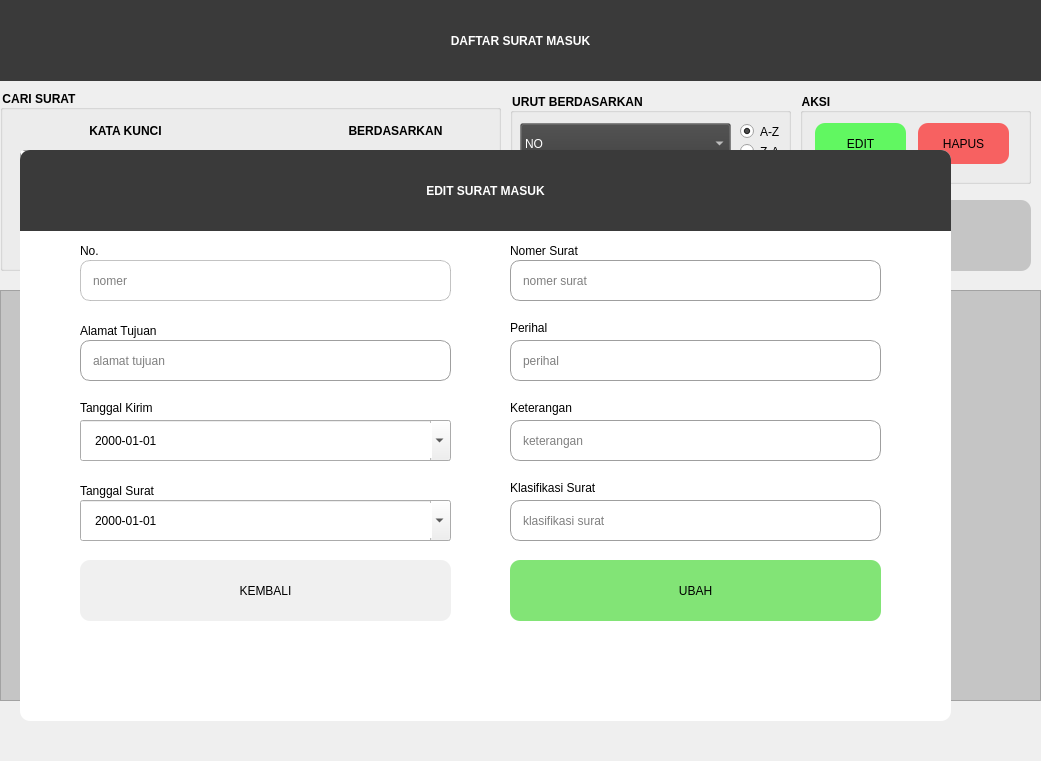
   <widget class="QWidget" name="dashboard" native="true">
    <property name="enabled">
     <bool>true</bool>
    </property>
    <property name="geometry">
     <rect>
      <x>320</x>
      <y>0</y>
      <width>1041</width>
      <height>761</height>
     </rect>
    </property>
    <property name="styleSheet">
     <string notr="true">QWidget#dashboard{
	background-color: #ffffff;
}</string>
    </property>
    <widget class="QLabel" name="skh1_2">
     <property name="geometry">
      <rect>
       <x>0</x>
       <y>0</y>
       <width>1041</width>
       <height>81</height>
      </rect>
     </property>
     <property name="styleSheet">
      <string notr="true">QLabel#skh1_2{
	background-color: rgb(58,58,58);
	color: #ffffff;
	font: 30pt &quot;Comic Sans MS&quot;;
	font-weight: bold;
}</string>
     </property>
     <property name="text">
      <string>DAFTAR SURAT MASUK</string>
     </property>
     <property name="alignment">
      <set>Qt::AlignCenter</set>
     </property>
    </widget>
    <widget class="QTableView" name="sktabelsmasuk">
     <property name="geometry">
      <rect>
       <x>0</x>
       <y>290</y>
       <width>1041</width>
       <height>411</height>
      </rect>
     </property>
     <property name="sizePolicy">
      <sizepolicy hsizetype="Expanding" vsizetype="Expanding">
       <horstretch>0</horstretch>
       <verstretch>0</verstretch>
      </sizepolicy>
     </property>
     <property name="cursor" stdset="0">
      <cursorShape>PointingHandCursor</cursorShape>
     </property>
     <property name="styleSheet">
      <string notr="true">QTableView#sktabelsmasuk{
background-color: rgba(58,58,58,60);
	font: 8pt &quot;Comic Sans MS&quot;;
}</string>
     </property>
     <property name="frameShape">
      <enum>QFrame::StyledPanel</enum>
     </property>
     <property name="frameShadow">
      <enum>QFrame::Sunken</enum>
     </property>
     <property name="verticalScrollBarPolicy">
      <enum>Qt::ScrollBarAsNeeded</enum>
     </property>
     <property name="sizeAdjustPolicy">
      <enum>QAbstractScrollArea::AdjustIgnored</enum>
     </property>
     <property name="editTriggers">
      <set>QAbstractItemView::SelectedClicked</set>
     </property>
     <property name="tabKeyNavigation">
      <bool>false</bool>
     </property>
     <property name="showDropIndicator" stdset="0">
      <bool>false</bool>
     </property>
     <property name="dragDropOverwriteMode">
      <bool>false</bool>
     </property>
     <property name="selectionMode">
      <enum>QAbstractItemView::MultiSelection</enum>
     </property>
     <property name="selectionBehavior">
      <enum>QAbstractItemView::SelectRows</enum>
     </property>
     <property name="textElideMode">
      <enum>Qt::ElideNone</enum>
     </property>
     <property name="showGrid">
      <bool>true</bool>
     </property>
     <property name="gridStyle">
      <enum>Qt::SolidLine</enum>
     </property>
     <property name="sortingEnabled">
      <bool>false</bool>
     </property>
     <property name="wordWrap">
      <bool>true</bool>
     </property>
    </widget>
    <widget class="QGroupBox" name="skgroupBox">
     <property name="geometry">
      <rect>
       <x>0</x>
       <y>90</y>
       <width>501</width>
       <height>181</height>
      </rect>
     </property>
     <property name="styleSheet">
      <string notr="true">QGroupBox#skgroupBox{
	font: 14pt &quot;Comic Sans MS&quot;;
	font-weight: bold;
}</string>
     </property>
     <property name="title">
      <string>CARI SURAT</string>
     </property>
     <widget class="QComboBox" name="skkategori">
      <property name="geometry">
       <rect>
        <x>320</x>
        <y>60</y>
        <width>151</width>
        <height>41</height>
       </rect>
      </property>
      <property name="cursor">
       <cursorShape>PointingHandCursor</cursorShape>
      </property>
      <property name="styleSheet">
       <string notr="true">QComboBox#skkategori{
	background-color: rgba(58,58,58,60);
	color: #ffffff;
	font: 12pt &quot;Comic Sans MS&quot;;
}</string>
      </property>
      <property name="currentText">
       <string>NO</string>
      </property>
      <property name="maxCount">
       <number>10</number>
      </property>
      <item>
       <property name="text">
        <string>NO</string>
       </property>
      </item>
      <item>
       <property name="text">
        <string>ALAMAT TUJUAN</string>
       </property>
      </item>
      <item>
       <property name="text">
        <string>TANGGAL KIRIM</string>
       </property>
      </item>
      <item>
       <property name="text">
        <string>TANGGAL SURAT</string>
       </property>
      </item>
      <item>
       <property name="text">
        <string>NOMOR SURAT</string>
       </property>
      </item>
      <item>
       <property name="text">
        <string>PERIHAL</string>
       </property>
      </item>
      <item>
       <property name="text">
        <string>KETERANGAN</string>
       </property>
      </item>
      <item>
       <property name="text">
        <string>KLASIFIKASI SURAT</string>
       </property>
      </item>
     </widget>
     <widget class="QLabel" name="skkategorilabel">
      <property name="geometry">
       <rect>
        <x>320</x>
        <y>30</y>
        <width>151</width>
        <height>21</height>
       </rect>
      </property>
      <property name="styleSheet">
       <string notr="true">QLabel#skkategorilabel{
	font: 12pt &quot;Comic Sans MS&quot;;
font-weight: 700;
}</string>
      </property>
      <property name="text">
       <string>BERDASARKAN</string>
      </property>
      <property name="alignment">
       <set>Qt::AlignCenter</set>
      </property>
     </widget>
     <widget class="QLabel" name="skkatakuncilabel">
      <property name="geometry">
       <rect>
        <x>50</x>
        <y>30</y>
        <width>151</width>
        <height>21</height>
       </rect>
      </property>
      <property name="styleSheet">
       <string notr="true">QLabel#skkatakuncilabel{
	font: 12pt &quot;Comic Sans MS&quot;;
font-weight: 700;
}</string>
      </property>
      <property name="text">
       <string>KATA KUNCI</string>
      </property>
      <property name="alignment">
       <set>Qt::AlignCenter</set>
      </property>
     </widget>
     <widget class="QPushButton" name="skcari">
      <property name="geometry">
       <rect>
        <x>20</x>
        <y>110</y>
        <width>451</width>
        <height>31</height>
       </rect>
      </property>
      <property name="cursor">
       <cursorShape>PointingHandCursor</cursorShape>
      </property>
      <property name="styleSheet">
       <string notr="true">QPushButton#skcari{
	background-color: rgba(58,58,58,60);
	color: #ffffff;
	border-radius: 10px;
color: #ffffff;
	font: 14pt &quot;Comic Sans MS&quot;;
}</string>
      </property>
      <property name="text">
       <string>CARI</string>
      </property>
     </widget>
     <widget class="QTextEdit" name="skkwtextedit">
      <property name="geometry">
       <rect>
        <x>20</x>
        <y>60</y>
        <width>291</width>
        <height>41</height>
       </rect>
      </property>
      <property name="styleSheet">
       <string notr="true">QTextEdit#skkwtextedit{
	border-radius: 5px;
	border: 1px solid #9f9f9f;
	font: 10pt &quot;Comic Sans MS&quot;;
}</string>
      </property>
      <property name="placeholderText">
       <string>MASUKKAN KATA KUNCI</string>
      </property>
     </widget>
     <widget class="QLabel" name="sksearchresult">
      <property name="geometry">
       <rect>
        <x>20</x>
        <y>140</y>
        <width>451</width>
        <height>31</height>
       </rect>
      </property>
      <property name="styleSheet">
       <string notr="true">QLabel#sksearchresult{
	color: #ff0000;
	font: 10pt &quot;Comic Sans MS&quot;;
}</string>
      </property>
      <property name="text">
       <string/>
      </property>
      <property name="alignment">
       <set>Qt::AlignCenter</set>
      </property>
     </widget>
    </widget>
    <widget class="QGroupBox" name="skgroupBox_2">
     <property name="geometry">
      <rect>
       <x>510</x>
       <y>93</y>
       <width>281</width>
       <height>91</height>
      </rect>
     </property>
     <property name="styleSheet">
      <string notr="true">QGroupBox#skgroupBox_2{
	font: 12pt &quot;Comic Sans MS&quot;;
	font-weight: bold;
}</string>
     </property>
     <property name="title">
      <string>URUT BERDASARKAN</string>
     </property>
     <widget class="QComboBox" name="skurutkan">
      <property name="geometry">
       <rect>
        <x>10</x>
        <y>30</y>
        <width>211</width>
        <height>41</height>
       </rect>
      </property>
      <property name="cursor">
       <cursorShape>PointingHandCursor</cursorShape>
      </property>
      <property name="styleSheet">
       <string notr="true">QComboBox#skurutkan{
	background-color: rgba(58,58,58,60);
	color: #ffffff;
	font: 12pt &quot;Comic Sans MS&quot;;
}</string>
      </property>
      <item>
       <property name="text">
        <string>NO</string>
       </property>
      </item>
      <item>
       <property name="text">
        <string>ALAMAT TUJUAN</string>
       </property>
      </item>
      <item>
       <property name="text">
        <string>TANGGAL KIRIM</string>
       </property>
      </item>
      <item>
       <property name="text">
        <string>TANGGAL SURAT</string>
       </property>
      </item>
      <item>
       <property name="text">
        <string>NO SURAT</string>
       </property>
      </item>
      <item>
       <property name="text">
        <string>PERIHAL</string>
       </property>
      </item>
      <item>
       <property name="text">
        <string>KETERANGAN</string>
       </property>
      </item>
      <item>
       <property name="text">
        <string>KLASIFIKASI SURAT</string>
       </property>
      </item>
     </widget>
     <widget class="QRadioButton" name="skaz">
      <property name="geometry">
       <rect>
        <x>230</x>
        <y>30</y>
        <width>61</width>
        <height>17</height>
       </rect>
      </property>
      <property name="cursor">
       <cursorShape>PointingHandCursor</cursorShape>
      </property>
      <property name="styleSheet">
       <string notr="true">QRadioButton#skaz{
font: 8pt &quot;Comic Sans MS&quot;;
}</string>
      </property>
      <property name="text">
       <string>A-Z</string>
      </property>
      <property name="checked">
       <bool>true</bool>
      </property>
     </widget>
     <widget class="QRadioButton" name="skza">
      <property name="geometry">
       <rect>
        <x>230</x>
        <y>50</y>
        <width>82</width>
        <height>17</height>
       </rect>
      </property>
      <property name="cursor">
       <cursorShape>PointingHandCursor</cursorShape>
      </property>
      <property name="styleSheet">
       <string notr="true">QRadioButton#skza{
font: 8pt &quot;Comic Sans MS&quot;;
}</string>
      </property>
      <property name="text">
       <string>Z-A</string>
      </property>
     </widget>
    </widget>
    <widget class="QGroupBox" name="skgroupBox_3">
     <property name="geometry">
      <rect>
       <x>800</x>
       <y>93</y>
       <width>231</width>
       <height>91</height>
      </rect>
     </property>
     <property name="styleSheet">
      <string notr="true">QGroupBox#skgroupBox_3{
	font: 12pt &quot;Comic Sans MS&quot;;
	font-weight: bold;
}</string>
     </property>
     <property name="title">
      <string>AKSI</string>
     </property>
     <widget class="QPushButton" name="skedit">
      <property name="geometry">
       <rect>
        <x>15</x>
        <y>30</y>
        <width>91</width>
        <height>41</height>
       </rect>
      </property>
      <property name="cursor">
       <cursorShape>PointingHandCursor</cursorShape>
      </property>
      <property name="styleSheet">
       <string notr="true">QPushButton#skedit{
	border-radius: 10px;
	background-color: rgba(0,255,0, 150);	
	font: 13pt &quot;Comic Sans MS&quot;;
}</string>
      </property>
      <property name="text">
       <string>EDIT</string>
      </property>
     </widget>
     <widget class="QPushButton" name="skhapus">
      <property name="geometry">
       <rect>
        <x>118</x>
        <y>30</y>
        <width>91</width>
        <height>41</height>
       </rect>
      </property>
      <property name="cursor">
       <cursorShape>PointingHandCursor</cursorShape>
      </property>
      <property name="styleSheet">
       <string notr="true">QPushButton#skhapus{
	border-radius: 10px;
	background-color: rgba(255,0,0, 150);	
	font: 13pt &quot;Comic Sans MS&quot;;
}</string>
      </property>
      <property name="text">
       <string>HAPUS</string>
      </property>
     </widget>
    </widget>
    <widget class="QPushButton" name="skrefresh">
     <property name="geometry">
      <rect>
       <x>510</x>
       <y>200</y>
       <width>521</width>
       <height>71</height>
      </rect>
     </property>
     <property name="cursor">
      <cursorShape>PointingHandCursor</cursorShape>
     </property>
     <property name="styleSheet">
      <string notr="true">QPushButton#skrefresh{
	border-radius: 10px;
	background-color: rgba(58,58,58,60);
	color: #ffffff;
	font: 20pt &quot;Comic Sans MS&quot;;
	font-weight: bold;
}</string>
     </property>
     <property name="text">
      <string>REFRESH</string>
     </property>
    </widget>
    <widget class="QLabel" name="information">
     <property name="geometry">
      <rect>
       <x>0</x>
       <y>710</y>
       <width>1041</width>
       <height>51</height>
      </rect>
     </property>
     <property name="styleSheet">
      <string notr="true">QLabel#information{
font: 16pt &quot;Comic Sans MS&quot;;
color: #00ff00;
font-weight: bold;
}</string>
     </property>
     <property name="text">
      <string/>
     </property>
     <property name="alignment">
      <set>Qt::AlignCenter</set>
     </property>
    </widget>
    <widget class="QWidget" name="skeditwidget" native="true">
     <property name="geometry">
      <rect>
       <x>20</x>
       <y>150</y>
       <width>931</width>
       <height>571</height>
      </rect>
     </property>
     <property name="styleSheet">
      <string notr="true">QWidget#skeditwidget{
	background-color: #ffffff;
	border-radius: 10px;
}</string>
     </property>
     <widget class="QLabel" name="skh1">
      <property name="geometry">
       <rect>
        <x>0</x>
        <y>0</y>
        <width>931</width>
        <height>81</height>
       </rect>
      </property>
      <property name="styleSheet">
       <string notr="true">QLabel#skh1{
	background-color: rgb(58,58,58);
	color: #ffffff;
	font: 30pt &quot;Comic Sans MS&quot;;
	font-weight: bold;
	border-top-left-radius: 10px;
	border-top-right-radius: 10px;
}</string>
      </property>
      <property name="text">
       <string>EDIT SURAT MASUK</string>
      </property>
      <property name="alignment">
       <set>Qt::AlignCenter</set>
      </property>
     </widget>
     <widget class="QLabel" name="sklabel_10">
      <property name="geometry">
       <rect>
        <x>490</x>
        <y>330</y>
        <width>151</width>
        <height>16</height>
       </rect>
      </property>
      <property name="styleSheet">
       <string notr="true">QLabel#sklabel_10{
	font: 10pt &quot;Comic Sans MS&quot;;
}</string>
      </property>
      <property name="text">
       <string>Klasifikasi Surat</string>
      </property>
     </widget>
     <widget class="QDateEdit" name="skedittglkirim">
      <property name="geometry">
       <rect>
        <x>60</x>
        <y>270</y>
        <width>371</width>
        <height>41</height>
       </rect>
      </property>
      <property name="styleSheet">
       <string notr="true">QDateEdit#skedittglkirim{
	font: 10pt &quot;Comic Sans MS&quot;;
	padding-left: 10px;
}</string>
      </property>
      <property name="buttonSymbols">
       <enum>QAbstractSpinBox::NoButtons</enum>
      </property>
      <property name="displayFormat">
       <string>yyyy-MM-dd</string>
      </property>
      <property name="calendarPopup">
       <bool>true</bool>
      </property>
     </widget>
     <widget class="QLabel" name="sklabel">
      <property name="geometry">
       <rect>
        <x>60</x>
        <y>90</y>
        <width>71</width>
        <height>21</height>
       </rect>
      </property>
      <property name="styleSheet">
       <string notr="true">QLabel#sklabel{
	font: 10pt &quot;Comic Sans MS&quot;;
}</string>
      </property>
      <property name="text">
       <string>No.</string>
      </property>
     </widget>
     <widget class="QLabel" name="sklabel_2">
      <property name="geometry">
       <rect>
        <x>60</x>
        <y>250</y>
        <width>111</width>
        <height>16</height>
       </rect>
      </property>
      <property name="styleSheet">
       <string notr="true">QLabel#sklabel_2{
	font: 10pt &quot;Comic Sans MS&quot;;
}</string>
      </property>
      <property name="text">
       <string>Tanggal Kirim</string>
      </property>
     </widget>
     <widget class="QLineEdit" name="skeditnosurat">
      <property name="geometry">
       <rect>
        <x>490</x>
        <y>110</y>
        <width>371</width>
        <height>41</height>
       </rect>
      </property>
      <property name="styleSheet">
       <string notr="true">QLineEdit#skeditnosurat{
	border-radius: 10px;
	border: 1px solid #9f9f9f;
	font: 12pt &quot;Comic Sans MS&quot;;
	padding-left: 10px;
}
QLineEdit#skeditnosurat:hover{
	border: 1px solid #000000;
}</string>
      </property>
      <property name="placeholderText">
       <string>nomer surat</string>
      </property>
     </widget>
     <widget class="QLineEdit" name="skeditklasifikasi">
      <property name="geometry">
       <rect>
        <x>490</x>
        <y>350</y>
        <width>371</width>
        <height>41</height>
       </rect>
      </property>
      <property name="styleSheet">
       <string notr="true">QLineEdit#skeditklasifikasi{
	border-radius: 10px;
	border: 1px solid #9f9f9f;
	font: 12pt &quot;Comic Sans MS&quot;;
	padding-left: 10px;
}
QLineEdit#skeditklasifikasi:hover{
	border: 1px solid #000000;
}</string>
      </property>
      <property name="placeholderText">
       <string>klasifikasi surat</string>
      </property>
     </widget>
     <widget class="QLineEdit" name="skeditperihal">
      <property name="geometry">
       <rect>
        <x>490</x>
        <y>190</y>
        <width>371</width>
        <height>41</height>
       </rect>
      </property>
      <property name="styleSheet">
       <string notr="true">QLineEdit#skeditperihal{
	border-radius: 10px;
	border: 1px solid #9f9f9f;
	font: 12pt &quot;Comic Sans MS&quot;;
	padding-left: 10px;
}
QLineEdit#skeditperihal:hover{
	border: 1px solid #000000;
}</string>
      </property>
      <property name="placeholderText">
       <string>perihal</string>
      </property>
     </widget>
     <widget class="QLabel" name="sklabel_3">
      <property name="geometry">
       <rect>
        <x>60</x>
        <y>170</y>
        <width>121</width>
        <height>21</height>
       </rect>
      </property>
      <property name="styleSheet">
       <string notr="true">QLabel#sklabel_3{
	font: 10pt &quot;Comic Sans MS&quot;;
}</string>
      </property>
      <property name="text">
       <string>Alamat Tujuan</string>
      </property>
     </widget>
     <widget class="QPushButton" name="skeditbtnubah">
      <property name="geometry">
       <rect>
        <x>490</x>
        <y>410</y>
        <width>371</width>
        <height>61</height>
       </rect>
      </property>
      <property name="cursor">
       <cursorShape>PointingHandCursor</cursorShape>
      </property>
      <property name="styleSheet">
       <string notr="true">QPushButton#skeditbtnubah{
	border-radius: 10px;
	background-color: rgb(130, 228, 118);
	font: 20pt &quot;Comic Sans MS&quot;;
}
QPushButton#skeditbtnubah:hover{
	background-color: rgb(122, 213, 110);
}</string>
      </property>
      <property name="text">
       <string>UBAH</string>
      </property>
     </widget>
     <widget class="QLabel" name="sklabel_4">
      <property name="geometry">
       <rect>
        <x>490</x>
        <y>170</y>
        <width>61</width>
        <height>16</height>
       </rect>
      </property>
      <property name="styleSheet">
       <string notr="true">QLabel#sklabel_4{
	font: 10pt &quot;Comic Sans MS&quot;;
}</string>
      </property>
      <property name="text">
       <string>Perihal</string>
      </property>
     </widget>
     <widget class="QDateEdit" name="skedittglsurat">
      <property name="geometry">
       <rect>
        <x>60</x>
        <y>350</y>
        <width>371</width>
        <height>41</height>
       </rect>
      </property>
      <property name="styleSheet">
       <string notr="true">QDateEdit#skedittglsurat{
	font: 10pt &quot;Comic Sans MS&quot;;
	padding-left: 10px;
}</string>
      </property>
      <property name="buttonSymbols">
       <enum>QAbstractSpinBox::NoButtons</enum>
      </property>
      <property name="displayFormat">
       <string>yyyy-MM-dd</string>
      </property>
      <property name="calendarPopup">
       <bool>true</bool>
      </property>
     </widget>
     <widget class="QLabel" name="sklabel_6">
      <property name="geometry">
       <rect>
        <x>490</x>
        <y>90</y>
        <width>121</width>
        <height>21</height>
       </rect>
      </property>
      <property name="styleSheet">
       <string notr="true">QLabel#sklabel_6{
	font: 10pt &quot;Comic Sans MS&quot;;
}</string>
      </property>
      <property name="text">
       <string>Nomer Surat</string>
      </property>
     </widget>
     <widget class="QLabel" name="sklabel_7">
      <property name="geometry">
       <rect>
        <x>490</x>
        <y>250</y>
        <width>91</width>
        <height>16</height>
       </rect>
      </property>
      <property name="styleSheet">
       <string notr="true">QLabel#sklabel_7{
	font: 10pt &quot;Comic Sans MS&quot;;
}</string>
      </property>
      <property name="text">
       <string>Keterangan</string>
      </property>
     </widget>
     <widget class="QLabel" name="sklabel_8">
      <property name="geometry">
       <rect>
        <x>60</x>
        <y>330</y>
        <width>121</width>
        <height>21</height>
       </rect>
      </property>
      <property name="styleSheet">
       <string notr="true">QLabel#sklabel_8{
	font: 10pt &quot;Comic Sans MS&quot;;
}</string>
      </property>
      <property name="text">
       <string>Tanggal Surat</string>
      </property>
     </widget>
     <widget class="QLineEdit" name="skeditno">
      <property name="geometry">
       <rect>
        <x>60</x>
        <y>110</y>
        <width>371</width>
        <height>41</height>
       </rect>
      </property>
      <property name="styleSheet">
       <string notr="true">QLineEdit#skeditno{
	border-radius: 10px;
	border: 1px solid #9f9f9f9f;
	font: 12pt &quot;Comic Sans MS&quot;;
	padding-left: 10px;
}
QLineEdit#skeditno:hover{
	border: 1px solid #000000;
}</string>
      </property>
      <property name="readOnly">
       <bool>true</bool>
      </property>
      <property name="placeholderText">
       <string>nomer</string>
      </property>
     </widget>
     <widget class="QLineEdit" name="skeditalamattujuan">
      <property name="geometry">
       <rect>
        <x>60</x>
        <y>190</y>
        <width>371</width>
        <height>41</height>
       </rect>
      </property>
      <property name="styleSheet">
       <string notr="true">QLineEdit#skeditalamattujuan{
	border-radius: 10px;
	border: 1px solid #9f9f9f;
	font: 12pt &quot;Comic Sans MS&quot;;
	padding-left: 10px;
}
QLineEdit#skeditalamattujuan:hover{
	border: 1px solid #000000;
}</string>
      </property>
      <property name="placeholderText">
       <string>alamat tujuan</string>
      </property>
     </widget>
     <widget class="QLineEdit" name="skeditketerangan">
      <property name="geometry">
       <rect>
        <x>490</x>
        <y>270</y>
        <width>371</width>
        <height>41</height>
       </rect>
      </property>
      <property name="styleSheet">
       <string notr="true">QLineEdit#skeditketerangan{
	border-radius: 10px;
	border: 1px solid #9f9f9f;
	font: 12pt &quot;Comic Sans MS&quot;;
	padding-left: 10px;
}
QLineEdit#skeditketerangan:hover{
	border: 1px solid #000000;
}</string>
      </property>
      <property name="placeholderText">
       <string>keterangan</string>
      </property>
     </widget>
     <widget class="QPushButton" name="skeditkembali">
      <property name="geometry">
       <rect>
        <x>60</x>
        <y>410</y>
        <width>371</width>
        <height>61</height>
       </rect>
      </property>
      <property name="cursor">
       <cursorShape>PointingHandCursor</cursorShape>
      </property>
      <property name="styleSheet">
       <string notr="true">QPushButton#skeditkembali{
	border-radius: 10px;
	background-color:rgb(240, 240, 240);
	font: 20pt &quot;Comic Sans MS&quot;;
}
QPushButton#skeditkembali:hover{
	background-color: rgb(223, 223, 223);
}</string>
      </property>
      <property name="text">
       <string>KEMBALI</string>
      </property>
     </widget>
     <widget class="QLabel" name="skeditwarning">
      <property name="geometry">
       <rect>
        <x>60</x>
        <y>480</y>
        <width>801</width>
        <height>51</height>
       </rect>
      </property>
      <property name="styleSheet">
       <string notr="true">QLabel#skeditwarning{
font: 16pt &quot;Comic Sans MS&quot;;
color: #ff0000;
font-weight: bold;
}</string>
      </property>
      <property name="text">
       <string/>
      </property>
      <property name="alignment">
       <set>Qt::AlignCenter</set>
      </property>
     </widget>
    </widget>
   </widget>
